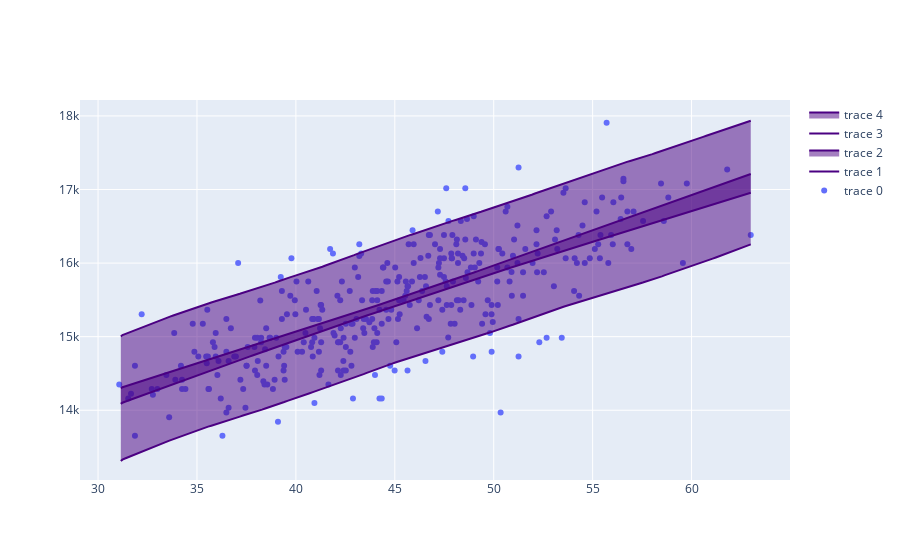

Notebook cell for this chart:
### Code cell
import plotly.graph_objects as go

fig = go.Figure()
fig.add_trace(go.Scatter(x=df[predictor], y=df[target],
    fill=None,mode='markers'
    ))


fig.add_trace(go.Scatter(x=smooth_df[predictor], y=smooth_df[f'mu_{target}_hdi_lower'],
    fill=None,
    mode='lines',
    line_color='indigo',
    ))
fig.add_trace(go.Scatter(
   x=smooth_df[predictor], y=smooth_df[f'mu_{target}_hdi_upper'],
    fill='tonexty', # fill area between trace0 and trace1
    mode='lines', line_color='indigo'))


fig.add_trace(go.Scatter(x=smooth_df[predictor], y=smooth_df[f'{target}_hdi_lower'],
    fill=None,
    mode='lines',
    line_color='indigo',
    ))
fig.add_trace(go.Scatter(
   x=smooth_df[predictor], y=smooth_df[f'{target}_hdi_upper'],
    fill='tonexty', # fill area between trace0 and trace1
    mode='lines', line_color='indigo'))


fig.show()

### Figure 1 — Plotly figure (JSON) as saved in the notebook; plotly's stock layout.template omitted (floating-point values rounded to 4 significant figures; data arrays with more than 128 entries replaced by an {"elided": "..."} marker saying what was removed)
{"data": [{"mode": "markers", "type": "scatter", "x": {"elided": "352 float values"}, "y": {"elided": "352 float values"}}, {"line": {"color": "indigo"}, "mode": "lines", "type": "scatter", "x": {"elided": "200 float values"}, "y": {"elided": "200 float values"}}, {"fill": "tonexty", "line": {"color": "indigo"}, "mode": "lines", "type": "scatter", "x": {"elided": "200 float values"}, "y": {"elided": "200 float values"}}, {"line": {"color": "indigo"}, "mode": "lines", "type": "scatter", "x": {"elided": "200 float values"}, "y": {"elided": "200 float values"}}, {"fill": "tonexty", "line": {"color": "indigo"}, "mode": "lines", "type": "scatter", "x": {"elided": "200 float values"}, "y": {"elided": "200 float values"}}], "layout": {}}
